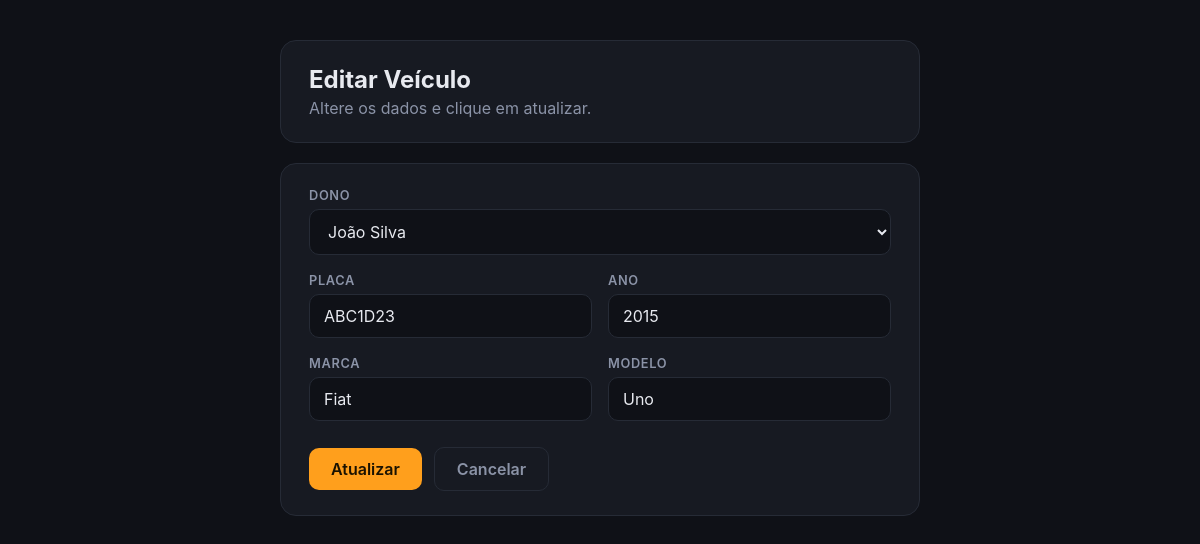
/veiculos/editar.php?id=1 (signed in), run on the app's committed database.
### tables this page shows
CREATE TABLE IF NOT EXISTS veiculos (
    id INT AUTO_INCREMENT PRIMARY KEY,
    cliente_id INT NOT NULL,
    placa VARCHAR(10) NOT NULL UNIQUE,
    marca VARCHAR(50) NOT NULL,
    modelo VARCHAR(50) NOT NULL,
    ano INT,
    FOREIGN KEY (cliente_id) REFERENCES clientes(id)
);

CREATE TABLE IF NOT EXISTS clientes (
    id INT AUTO_INCREMENT PRIMARY KEY,
    nome VARCHAR(100) NOT NULL,
    telefone VARCHAR(20) NOT NULL,
    email VARCHAR(100)
);

### veiculos/editar.php (the view, shortened to what this page needs)
<?php
require_once "../conexao.php";
$id = $_GET["id"] ?? null;
$clientes = $pdo->query("SELECT id, nome FROM clientes ORDER BY nome")->fetchAll(PDO::FETCH_ASSOC);
$stmt = $pdo->prepare("SELECT * FROM veiculos WHERE id = :id");
$stmt->execute([":id" => $id]);
$veiculo = $stmt->fetch(PDO::FETCH_ASSOC);
?>
<!DOCTYPE html>
<html lang="pt-br">
<head>
    <link rel="stylesheet" href="../css/formularios.css">
</head>
<body>
<div class="container">
    <div class="cabecalho">
        <h1>Editar Veículo</h1>
        <p>Altere os dados e clique em atualizar.</p>
    </div>
    <div class="cartao">
        <form method="POST">
            <div class="campo">
                <label for="cliente_id">Dono</label>
                <select id="cliente_id" name="cliente_id" required>
                    <?php foreach ($clientes as $c): ?>
                        <option value="<?= $c['id'] ?>" <?= $c['id'] == $veiculo['cliente_id'] ? 'selected' : '' ?>>
                            <?= htmlspecialchars($c['nome']) ?>
                        </option>
                    <?php endforeach; ?>
                </select>
            </div>
            <div class="grade">
                <div class="campo">
                    <label for="placa">Placa</label>
                    <input type="text" id="placa" name="placa" maxlength="10" value="<?= htmlspecialchars($veiculo['placa']) ?>" required>
                </div>
                <div class="campo">
                    <label for="ano">Ano</label>
                    <input type="number" id="ano" name="ano" min="1900" max="2100" value="<?= $veiculo['ano'] ?>">
                </div>
            </div>
            <div class="grade">
                <div class="campo">
                    <label for="marca">Marca</label>
                    <input type="text" id="marca" name="marca" value="<?= htmlspecialchars($veiculo['marca']) ?>" required>
                </div>
                <div class="campo">
                    <label for="modelo">Modelo</label>
                    <input type="text" id="modelo" name="modelo" value="<?= htmlspecialchars($veiculo['modelo']) ?>" required>
                </div>
            </div>
            <div class="acoes">
                <button type="submit" class="btn btn-primario">Atualizar</button>
                <a href="listar.php" class="btn btn-secundario">Cancelar</a>
            </div>
        </form>
    </div>
</div>
</body>
</html>

### css/formularios.css (style rules this page uses)
:root { --fundo: #0f1117; --cartao: #171a22; --borda: #262b36; --texto: #e8eaf0; --suave: #8b93a7; --laranja: #ff9f1c; }
* { box-sizing: border-box; }
body { margin: 0; padding: 40px 16px; min-height: 100vh; display: flex; justify-content: center; background: var(--fundo); color: var(--texto); font-family: Inter, system-ui, -apple-system, "Segoe UI", sans-serif; }
.container { width: 100%; max-width: 640px; }
.cabecalho, .cartao { background: var(--cartao); border: 1px solid var(--borda); border-radius: 16px; padding: 24px 28px; }
.cabecalho { margin-bottom: 20px; }
.cabecalho h1 { margin: 0 0 4px; font-size: 1.5rem; }
.cabecalho p { margin: 0; color: var(--suave); }
.campo { margin-bottom: 18px; }
.campo label { display: block; margin-bottom: 6px; font-size: 0.8rem; font-weight: 600; letter-spacing: 0.05em; text-transform: uppercase; color: var(--suave); }
.campo input, .campo select { width: 100%; padding: 11px 14px; background: var(--fundo); border: 1px solid var(--borda); border-radius: 10px; color: var(--texto); font: inherit; color-scheme: dark; }
.grade { display: grid; grid-template-columns: 1fr 1fr; gap: 16px; }
.acoes { display: flex; gap: 12px; align-items: center; margin-top: 8px; }
.btn { display: inline-block; padding: 11px 22px; border: 0; border-radius: 10px; font: inherit; font-weight: 600; text-decoration: none; cursor: pointer; }
.btn-primario { background: var(--laranja); color: #1a1200; }
.btn-secundario { background: transparent; color: var(--suave); border: 1px solid var(--borda); }

### data on the page
veiculos: cliente_id "João Silva", placa "ABC1D23", ano "2015", marca "Fiat", modelo "Uno"
